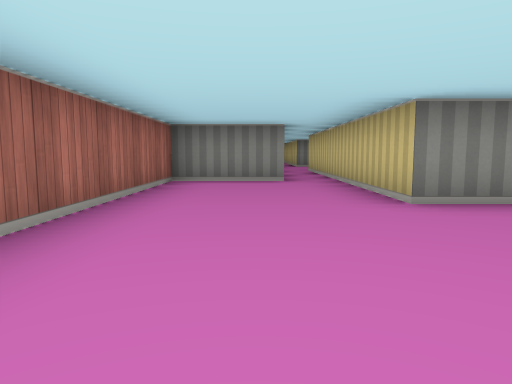
View 1 (above)

24 first-person views from a walk through a cub3D ray-caster map. The camera is about half as high as the walls, tilts 6° down and sees 70° across. The floor is counted in squares. Each view is taken from the middle of a square. On the plan, view 1 faces up. The plan holds only what a view shows up to about 9 squares ahead; the rest is blank.

View 2
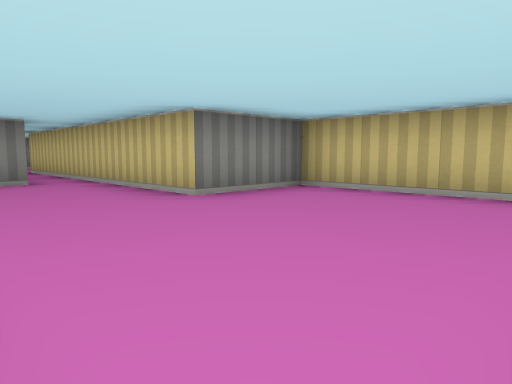

View 3
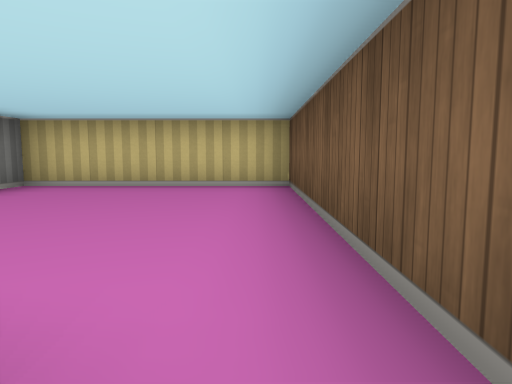

View 4
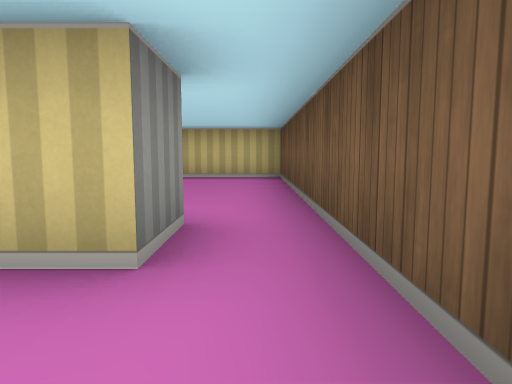

View 5
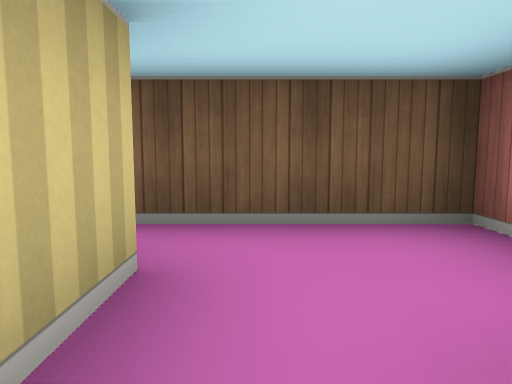

View 6
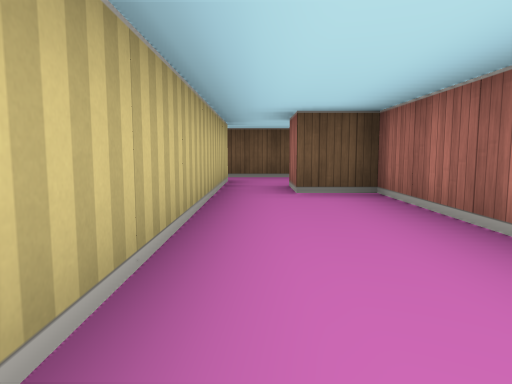

View 7
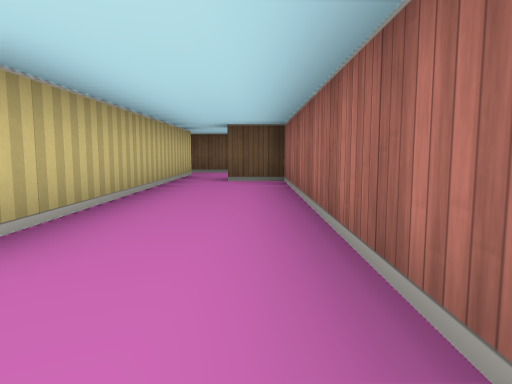

View 8
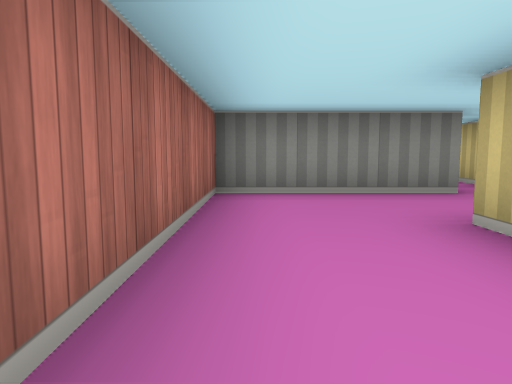

View 9
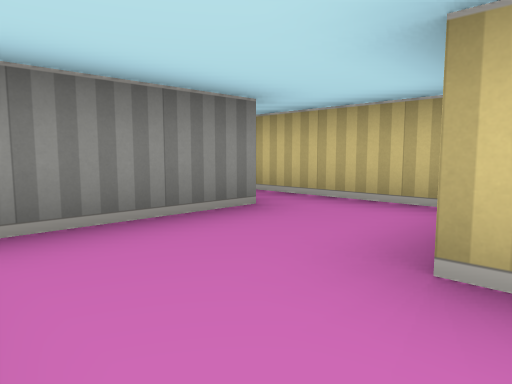

View 10
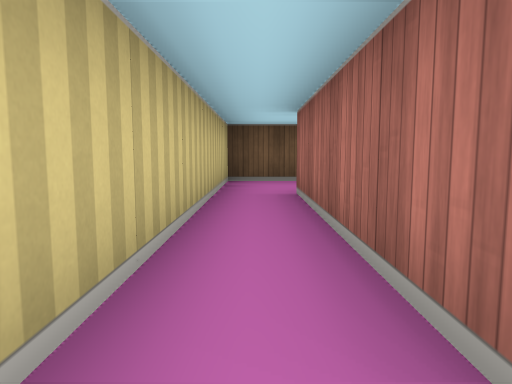

View 11
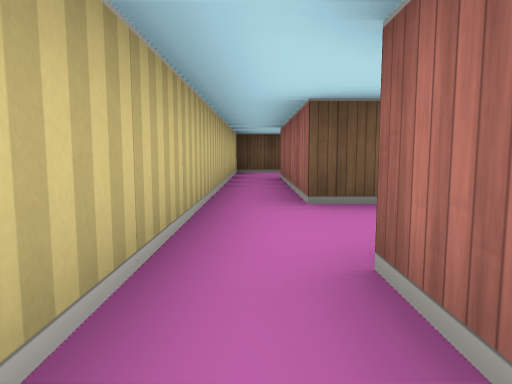

View 12
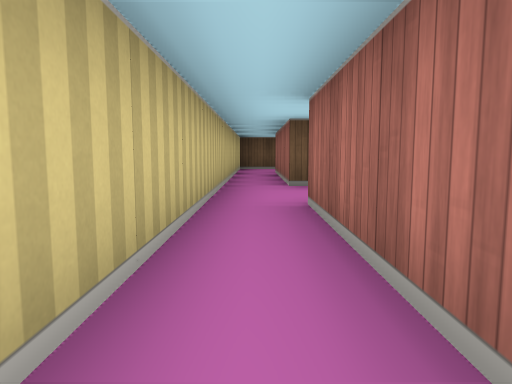

View 13
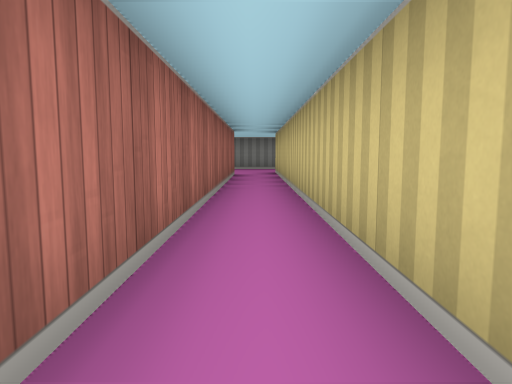

View 14
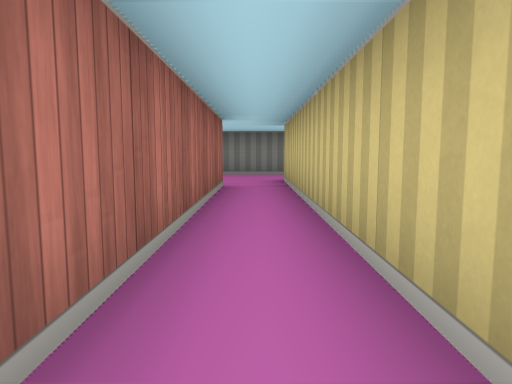

View 15
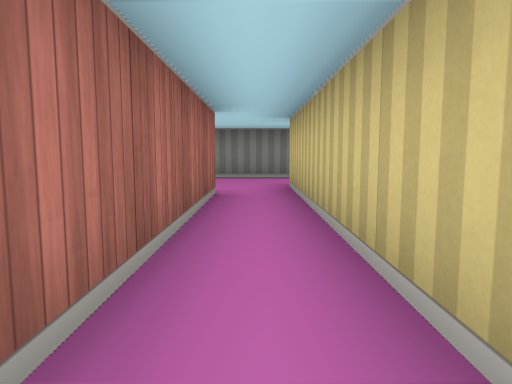

View 16
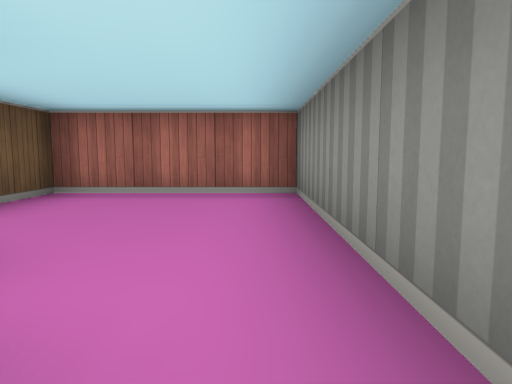

View 17
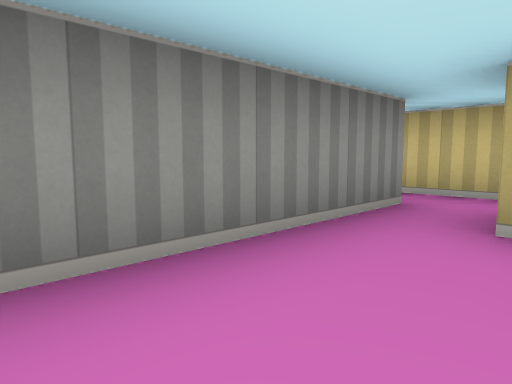

View 18
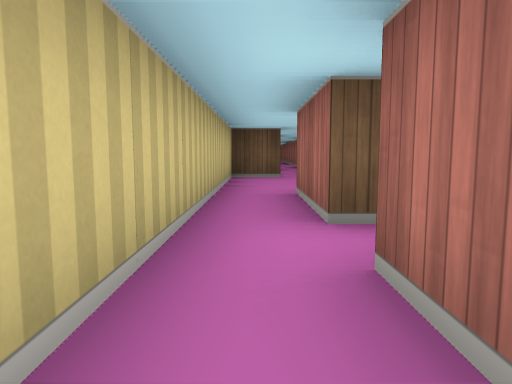

View 19
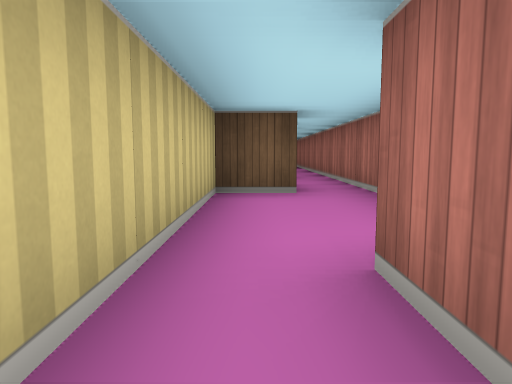

View 20
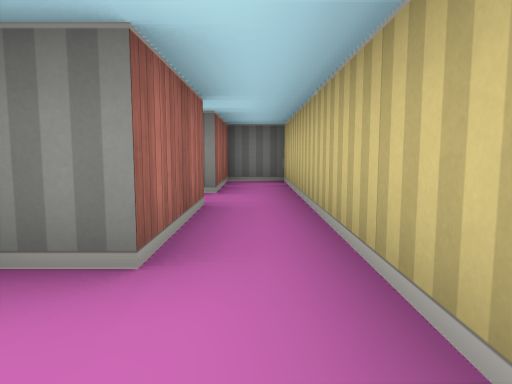

View 21
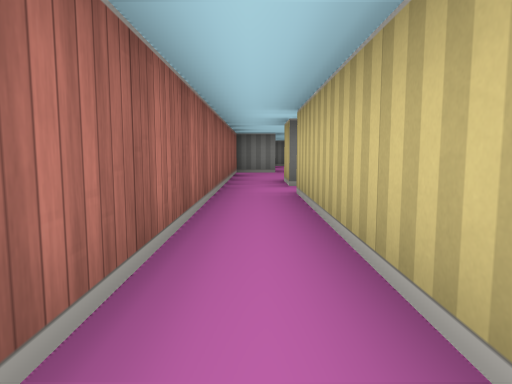

View 22
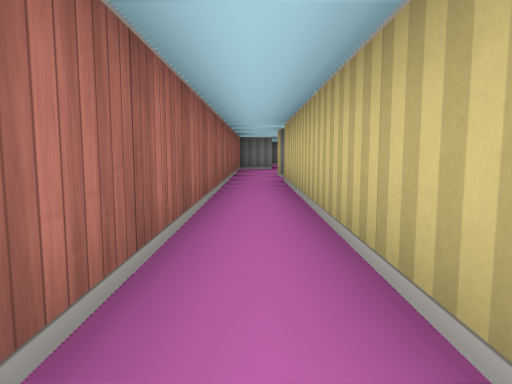

View 23
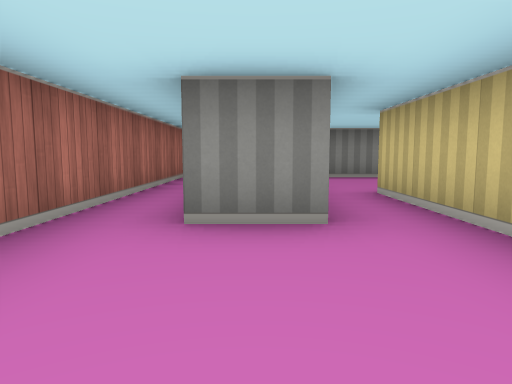

View 24
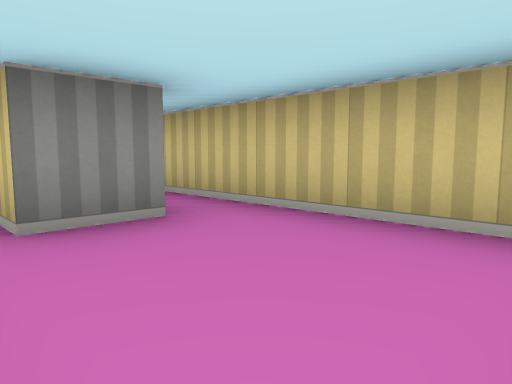

### Floor plan
Ten units are one square. View 1 is at (0, 0); x grows to the right and y downward. Boxes are objects, and circles mark ways between rooms. Rooms are numbered by the first view taken in them; rooms with no view inside come last. Other rooms are left out.
<svg viewBox="-50 -300 90 310">
<path fill="none" stroke="#000" d="M6 -65 -15 -65 -15 -20M-15 -5 -25 -5M-25 5 35 5 35 -35 15 -35 15 -65M-45 0 -45 5 -25 5M-25 -5 -25 -15M-25 -95 -45 -95 -45 -25 -35 -25 -35 -15M-25 -15 -25 -75M-22 -135 -15 -135 -15 -95 -25 -95M-18 -75 -5 -75 -5 -155M-15 -245 -15 -155M5 -275 -35 -275 -35 -245 -25 -245M-5 -155 -5 -255M15 -265 15 -245M25 -245 25 -295 15 -295 15 -275 5 -275M15 -205 15 -215 25 -215 25 -245M5 -239 5 -130M15 -245 9 -245M15 -135 15 -195M35 -114 35 -136M26 -135 15 -135M15 -65 15 -104"/>
<circle cx="-20" cy="0" r="3" fill="#2a7"/>
<circle cx="10" cy="-70" r="3" fill="#2a7"/>
<circle cx="-30" cy="-20" r="3" fill="#2a7"/>
<circle cx="-20" cy="-85" r="3" fill="#2a7"/>
<circle cx="-10" cy="-160" r="3" fill="#2a7"/>
<circle cx="10" cy="-270" r="3" fill="#2a7"/>
<circle cx="20" cy="-250" r="3" fill="#2a7"/>
<circle cx="10" cy="-130" r="3" fill="#2a7"/>
<text x="10" y="-30">1</text>
<text x="-40" y="-10">2</text>
<text x="-30" y="-60">3</text>
<text x="-10" y="-120">4</text>
<text x="-10" y="-230">5</text>
<text x="20" y="-270">6</text>
<text x="10" y="-200">7</text>
<text x="20" y="-110">8</text>
</svg>
Room 1 opens to room 2. Room 1 opens to room 8. Room 2 opens to room 3. Room 3 opens to room 4. Room 4 opens to room 5. Room 5 opens to room 6. Room 6 opens to room 7. Room 7 opens to room 8.

Where each view was taken, in squares from view 1:
view 1: 0 up, 0 right, facing up
view 2: 0 up, 1 left, facing up-right
view 3: 0 up, 2 left, facing right
view 4: 0 up, 4 left, facing right
view 5: 2 up, 3 left, facing down
view 6: 7 up, 3 left, facing down
view 7: 9 up, 4 left, facing down
view 8: 5 up, 4 left, facing up
view 9: 7 up, 4 left, facing up-right
view 10: 14 up, 1 left, facing down
view 11: 17 up, 1 left, facing down
view 12: 19 up, 1 left, facing down
view 13: 16 up, 1 left, facing up
view 14: 19 up, 1 left, facing up
view 15: 20 up, 1 left, facing up
view 16: 27 up, 1 right, facing left
view 17: 26 up, 2 left, facing up-right
view 18: 29 up, 2 right, facing down
view 19: 26 up, 2 right, facing down
view 20: 23 up, 2 right, facing up
view 21: 15 up, 1 right, facing up
view 22: 13 up, 1 right, facing up
view 23: 11 up, 2 right, facing up
view 24: 11 up, 1 right, facing up-right
